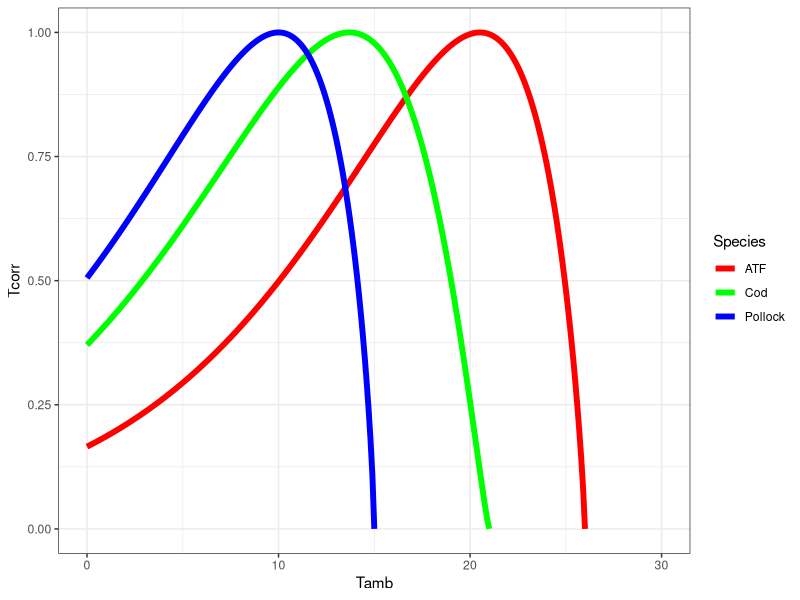

The R script that drew this image: (Note: this script raises an error after producing the figure.)
# Bioenergetics from CEATTLE
library(tidyverse)

# from: Holsman, K. K., & Aydin, K. (2015). Comparative methods for evaluating climate change impacts on the foraging ecology of Alaskan groundfish. Marine Ecology Progress Series, 521, 217–235. https://doi.org/10.3354/meps11102

dat <- data.frame('Par' = c('Cq', 'Tc0', 'Tcm'),
                  'Pollock' = c(2.6, 10, 15),
                  'Cod' = c(2.41, 13.7, 21),
                  'ATF' = c(2.497, 20.512, 26))

# TC0 is the temperature where laboratory consumption rates are highest, TCM is the maximum water
# temperature above which consumption ceases and CQ approximates the Q10 or the rate at which 
# the function increases over relatively low water temperatures.

make_curve <- function(species, dat, Tamb){
  
  Cq <- dat %>% filter(Par == 'Cq') %>% pull(species)
  Tc0 <- dat %>% filter(Par == 'Tc0') %>% pull(species)
  Tcm <- dat %>% filter(Par == 'Tcm') %>% pull(species)
  
  Y <- log(Cq) * (Tcm - Tc0 + 2)
  Z <- log(Cq) * (Tcm - Tc0)
  X <- (Z^2 * (1 + (1 + 40/Y)^0.5)^2)/400
  V <- (Tcm - Tamb) / (Tcm - Tc0)
  
  Tcorr <- V^X * exp((X * (1 - V)))
  
  return(Tcorr)

}

tcorr_frame <- data.frame('Tamb' = seq(0, 30, 0.1)) %>%
  mutate(Pollock = make_curve('Pollock', dat, Tamb),
         Cod = make_curve('Cod', dat, Tamb),
         ATF = make_curve('ATF', dat, Tamb)) 

tcorr_frame_long <- tcorr_frame %>%
  pivot_longer(-Tamb, names_to = 'Species', values_to = 'Tcorr')


tcorr_frame_long %>%
  ggplot(aes(x = Tamb, y = Tcorr, color = Species))+
  geom_line(size = 2)+
  scale_color_manual(values = c('red','green','blue'))+
  theme_bw()


# Atlantis Q10method = 1 --------------------------------------------------
# 6-parameter function

# thi is the original parametrization in the manual/code
coeffA <- 0.851
coeffB <- 1.066 # global
Tc0 <- 19 # optimum for each species
coeffC <- 1 # global
coeffD <- 3 # global
corr <- 1000

Tamb <- seq(0,30,0.1) # temperature

tcorr_at <- log(2) * coeffA * coeffB^Tamb * exp(-coeffC * (abs(Tamb - Tc0)^coeffD) / corr)

# can we fit a model here?

this_data <- tcorr_frame %>% select(Tamb, ATF) %>% filter(!is.nan(ATF)) %>% set_names(c('Tamb','Tcorr'))

fit_at_tcorr <- function(par, dat){
  coeffA <- exp(par[1])
  coeffB <- exp(par[2]) # global
  Tc0 <- 20.512 # optimum for each species
  coeffC <- exp(par[3]) # global
  coeffD <- exp(par[4]) # global
  corr <- exp(par[5])
  
  #data
  Tamb <- dat$Tamb
  Tcorr <- dat$Tcorr
  
  #gg
  Tcorr_at <- log(2) * coeffA * coeffB^Tamb * exp(-coeffC * (abs(Tamb - Tc0)^coeffD) / corr)
  
  NLL <- -sum(dnorm(Tcorr, Tcorr_at, log = T))
  
  NLL
}

start_tcorr <- c(log(0.851), log(1.066), log(1), log(3), log(1000))
tcorr_fit <- optim(start_tcorr, gg_fun, dat = this_data)
tcorr_fit$par

fit_A <- exp(tcorr_fit$par[1])
fit_B <- exp(tcorr_fit$par[2])
fit_C <- exp(tcorr_fit$par[3])
fit_D <- exp(tcorr_fit$par[4])
fit_corr <- exp(tcorr_fit$par[5])

# make predictions and see how they align
T_test <- seq(0,30,0.1)
fit_tcorr <- log(2) * fit_A * fit_B^T_test * exp(-fit_C * (abs(T_test - 13.7)^fit_D) / fit_corr)

plot(T_test, fit_tcorr, 'l') # not awesome. Sensitive to some of the initial values (functional response is very sensititve to parameter changes)


# try all at once

tcorr_frame <- tcorr_frame %>% mutate(across(-Tamb, ~replace(., is.nan(.), 0)))

fit_at_tcorr <- function(par, dat){
  
  # par <- start_tcorr
  dat <- tcorr_frame

  # parameters
  coeffA_POL <- exp(par[1])
  coeffA_COD <- exp(par[2])
  coeffA_ATF <- exp(par[3])
  
  coeffB <- exp(par[4]) # global
  
  # optimum T - known (from Holsman and Aydin (2015))
  Tc0_POL <- 10 
  Tc0_COD <- 13.7 
  Tc0_ATF <- 20.512 
  
  coeffC <- exp(par[5]) # global
  coeffD <- exp(par[6]) 
  
  corr_POL <- exp(par[7]) # correction factor
  corr_COD <- exp(par[8])
  corr_ATF <- exp(par[9])
  
  #data - Tcorr from Holsman and Aydin (2015)
  Tamb <- dat$Tamb
  Tcorr_POL <- dat$Pollock
  Tcorr_COD <- dat$Cod
  Tcorr_ATF <- dat$ATF
  
  #calculate Tcorr vectors from q10method 1
  Tcorr_at_POL <- log(2) * coeffA_POL * coeffB^Tamb * exp(-coeffC * (abs(Tamb - Tc0_POL)^coeffD) / corr_POL)
  Tcorr_at_COD <- log(2) * coeffA_COD * coeffB^Tamb * exp(-coeffC * (abs(Tamb - Tc0_COD)^coeffD) / corr_COD)
  Tcorr_at_ATF <- log(2) * coeffA_ATF * coeffB^Tamb * exp(-coeffC * (abs(Tamb - Tc0_ATF)^coeffD) / corr_ATF)
  
  # likelihoods
  NLL_POL <- -sum(dnorm(Tcorr_POL, Tcorr_at_POL, log = T))
  NLL_COD <- -sum(dnorm(Tcorr_COD, Tcorr_at_COD, log = T))
  NLL_ATF <- -sum(dnorm(Tcorr_ATF, Tcorr_at_ATF, log = T))
  
  NLL <- NLL_POL + NLL_COD + NLL_ATF
  
  return(NLL)
}

# start from initial values from GG's function, equal for all 3
start_tcorr <- c(rep(log(0.851), 3), log(1.066), log(1), log(3), rep(log(1000), 3))
tcorr_fit <- optim(start_tcorr, fit_at_tcorr, dat = tcorr_frame)
exp(tcorr_fit$par)

fit_A_POL <- exp(tcorr_fit$par[1])
fit_A_COD <- exp(tcorr_fit$par[2])
fit_A_ATF <- exp(tcorr_fit$par[3])

fit_B <- exp(tcorr_fit$par[4])
fit_C <- exp(tcorr_fit$par[5])
fit_D <- exp(tcorr_fit$par[6])

fit_corr_POL <- exp(tcorr_fit$par[7])
fit_corr_COD <- exp(tcorr_fit$par[8])
fit_corr_ATF <- exp(tcorr_fit$par[9])


# make predictions and see how they align
Temp <- seq(0,30,0.1)

fit_tcorr_POL <- log(2) * fit_A_POL * fit_B^Temp * exp(-fit_C * (abs(Temp - 10)^fit_D) / fit_corr_POL)
fit_tcorr_COD <- log(2) * fit_A_COD * fit_B^Temp * exp(-fit_C * (abs(Temp - 13.7)^fit_D) / fit_corr_COD)
fit_tcorr_ATF <- log(2) * fit_A_ATF * fit_B^Temp * exp(-fit_C * (abs(Temp - 20.512)^fit_D) / fit_corr_ATF)

tcorr_frame_fit <- data.frame('Tamb' = Temp, 
                              'Pollock_fit' = fit_tcorr_POL,
                              'Cod_fit' = fit_tcorr_COD,
                              'ATF_fit' = fit_A_ATF)

tcorr_frame_fit_long <- tcorr_frame_fit %>%
  pivot_longer(-Tamb, names_to = 'Species', values_to = 'Tcorr from fit')

tcorr_frame_fit_long %>% 
  ggplot(aes(x = Tamb, y = `Tcorr from fit`, color = Species))+
  geom_line(size = 2)+
  scale_color_manual(values = c('red','green','blue'))+
  theme_bw()

# Loop --------------------------------------------------------------------

fit_at_tcorr <- function(par, dat){
  
  # dat <- tcorr_frame
  # par <- start_tcorr
  
  # parameters
  coeffA <- c(exp(par[1]), exp(par[2]), exp(par[3]))
  coeffB <- exp(par[4]) # global
  Tc0 <- c(10, 13.7, 20.512) # optimum T - known (from Holsman and Aydin (2015))
  coeffC <- exp(par[5]) # global
  coeffD <- exp(par[6]) # global
  corr <- c(exp(par[7]), exp(par[8]), exp(par[9])) # correction factor
  
  species <- colnames(dat)[-1]
  
  NLL_vec <- rep(0, length(species))
  
  for(i in 1:length(species)){

    #data - Tcorr from Holsman and Aydin (2015)
    this_dat <- dat %>% select(Tamb, species[i]) %>% drop_na() %>% set_names(c('Tamb','Tcorr'))
    Tamb <- this_dat$Tamb
    Tcorr <- this_dat$Tcorr
    
    #calculate Tcorr vectors from q10method 1
    Tcorr_at <- log(2) * coeffA[i] * coeffB^Tamb * exp(-coeffC * (abs(Tamb - Tc0[i])^coeffD) / corr[i])
    
    #likelihood - most likely wrong
    NLL <- -sum(dnorm(Tcorr, Tcorr_at, log = T))
    
    NLL_vec[i] <- NLL
  }
  
  NLL_all <- sum(NLL_vec)
  
  return(NLL_all)
}

# start from initial values from GG's function, equal for all 3
start_tcorr <- c(rep(log(0.851), 3), log(1.066), log(1), log(3), rep(log(1000), 3))
# start_tcorr <- tcorr_fit$par
tcorr_fit <- optim(start_tcorr, fit_at_tcorr, dat = tcorr_frame)
exp(tcorr_fit$par)


fit_A_POL <- exp(tcorr_fit$par[1])
fit_A_COD <- exp(tcorr_fit$par[2])
fit_A_ATF <- exp(tcorr_fit$par[3])

fit_B <- exp(tcorr_fit$par[4])
fit_C <- exp(tcorr_fit$par[5])
fit_D <- exp(tcorr_fit$par[6])

fit_corr_POL <- exp(tcorr_fit$par[7])
fit_corr_COD <- exp(tcorr_fit$par[8])
fit_corr_ATF <- exp(tcorr_fit$par[9])

# make predictions and see how they align
Temp <- seq(0,30,0.1)

fit_tcorr_POL <- log(2) * fit_A_POL * fit_B^Temp * exp(-fit_C * (abs(Temp - 10)^fit_D) / fit_corr_POL)
fit_tcorr_COD <- log(2) * fit_A_COD * fit_B^Temp * exp(-fit_C * (abs(Temp - 13.7)^fit_D) / fit_corr_COD)
fit_tcorr_ATF <- log(2) * fit_A_ATF * fit_B^Temp * exp(-fit_C * (abs(Temp - 20.512)^fit_D) / fit_corr_ATF)

tcorr_frame_fit <- data.frame('Tamb' = Temp, 
                              'Pollock_fit' = fit_tcorr_POL,
                              'Cod_fit' = fit_tcorr_COD,
                              'ATF_fit' = fit_A_ATF)

tcorr_frame_fit_long <- tcorr_frame_fit %>%
  pivot_longer(-Tamb, names_to = 'Species', values_to = 'Tcorr from fit')

tcorr_frame_fit_long %>% 
  ggplot(aes(x = Tamb, y = `Tcorr from fit`, color = Species))+
  geom_line(size = 2)+
  scale_color_manual(values = c('red','green','blue'))+
  theme_bw()

